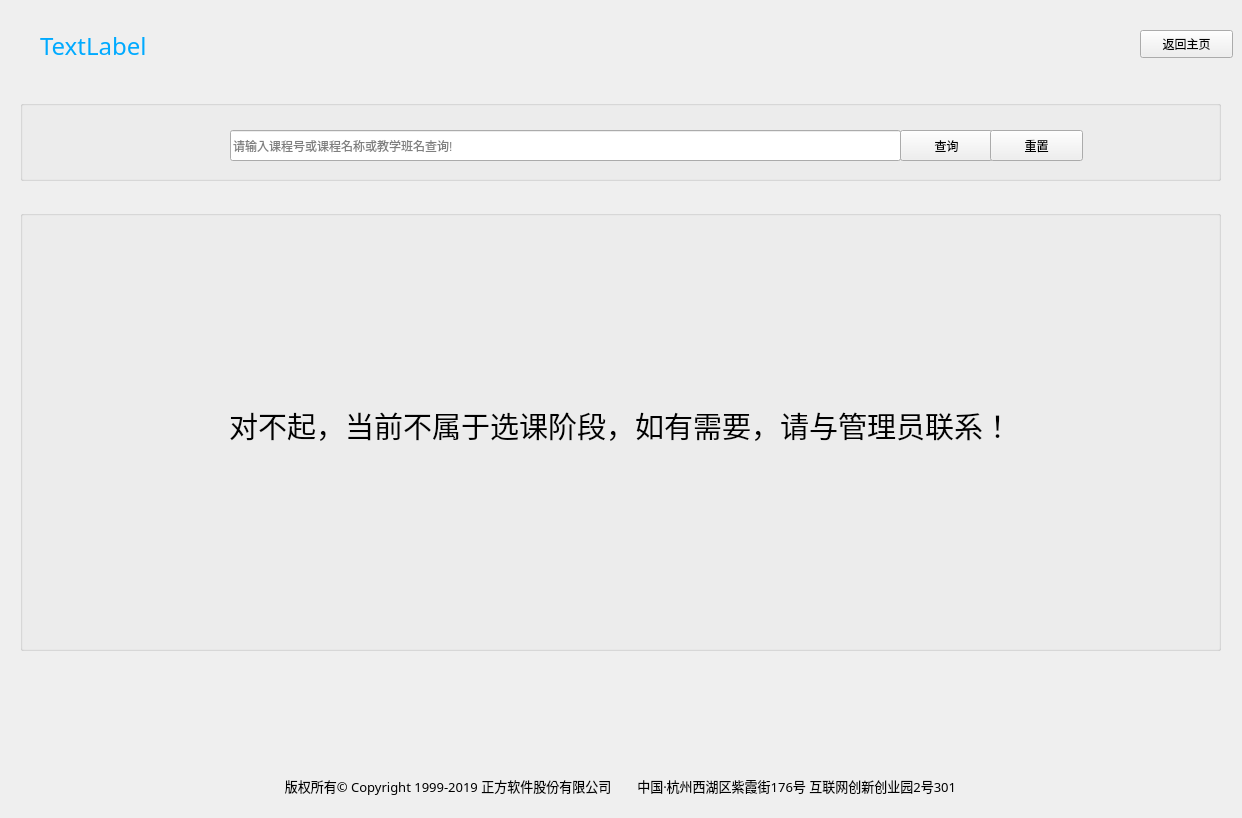
<?xml version="1.0" encoding="UTF-8"?>
<ui version="4.0">
 <class>Form</class>
 <widget class="QWidget" name="Form">
  <property name="geometry">
   <rect>
    <x>0</x>
    <y>0</y>
    <width>1242</width>
    <height>818</height>
   </rect>
  </property>
  <property name="windowTitle">
   <string>Form</string>
  </property>
  <widget class="QPushButton" name="btn_return_home">
   <property name="geometry">
    <rect>
     <x>1140</x>
     <y>30</y>
     <width>93</width>
     <height>28</height>
    </rect>
   </property>
   <property name="text">
    <string>返回主页</string>
   </property>
  </widget>
  <widget class="QLabel" name="lab_title_info">
   <property name="geometry">
    <rect>
     <x>40</x>
     <y>20</y>
     <width>1091</width>
     <height>51</height>
    </rect>
   </property>
   <property name="font">
    <font>
     <family>黑体</family>
     <pointsize>18</pointsize>
    </font>
   </property>
   <property name="styleSheet">
    <string notr="true">color: rgb(0, 170, 255);</string>
   </property>
   <property name="text">
    <string>TextLabel</string>
   </property>
  </widget>
  <widget class="QStackedWidget" name="stackedWidget">
   <property name="geometry">
    <rect>
     <x>10</x>
     <y>90</y>
     <width>1221</width>
     <height>671</height>
    </rect>
   </property>
   <property name="currentIndex">
    <number>2</number>
   </property>
   <widget class="QWidget" name="stu_course_query_page">
    <widget class="QGroupBox" name="groupBox">
     <property name="geometry">
      <rect>
       <x>10</x>
       <y>10</y>
       <width>1201</width>
       <height>80</height>
      </rect>
     </property>
     <property name="title">
      <string/>
     </property>
     <widget class="QComboBox" name="cob_school_year_2">
      <property name="geometry">
       <rect>
        <x>110</x>
        <y>30</y>
        <width>331</width>
        <height>31</height>
       </rect>
      </property>
     </widget>
     <widget class="QLabel" name="label_84">
      <property name="geometry">
       <rect>
        <x>30</x>
        <y>30</y>
        <width>61</width>
        <height>31</height>
       </rect>
      </property>
      <property name="font">
       <font>
        <family>黑体</family>
        <pointsize>11</pointsize>
       </font>
      </property>
      <property name="text">
       <string>*学年</string>
      </property>
     </widget>
     <widget class="QComboBox" name="cob_school_year_3">
      <property name="geometry">
       <rect>
        <x>580</x>
        <y>30</y>
        <width>331</width>
        <height>31</height>
       </rect>
      </property>
     </widget>
     <widget class="QLabel" name="label_85">
      <property name="geometry">
       <rect>
        <x>500</x>
        <y>30</y>
        <width>61</width>
        <height>31</height>
       </rect>
      </property>
      <property name="font">
       <font>
        <family>黑体</family>
        <pointsize>11</pointsize>
       </font>
      </property>
      <property name="text">
       <string>*学年</string>
      </property>
     </widget>
     <widget class="QPushButton" name="pushButton">
      <property name="geometry">
       <rect>
        <x>1050</x>
        <y>30</y>
        <width>71</width>
        <height>28</height>
       </rect>
      </property>
      <property name="text">
       <string>查询</string>
      </property>
     </widget>
     <widget class="QPushButton" name="pushButton_2">
      <property name="geometry">
       <rect>
        <x>1130</x>
        <y>30</y>
        <width>71</width>
        <height>28</height>
       </rect>
      </property>
      <property name="text">
       <string>导出</string>
      </property>
     </widget>
    </widget>
    <widget class="QTableView" name="tableView">
     <property name="geometry">
      <rect>
       <x>10</x>
       <y>100</y>
       <width>1201</width>
       <height>531</height>
      </rect>
     </property>
    </widget>
    <widget class="Line" name="line_11">
     <property name="geometry">
      <rect>
       <x>640</x>
       <y>630</y>
       <width>16</width>
       <height>51</height>
      </rect>
     </property>
     <property name="orientation">
      <enum>Qt::Vertical</enum>
     </property>
    </widget>
    <widget class="QPushButton" name="btn_select_course_first_2">
     <property name="enabled">
      <bool>false</bool>
     </property>
     <property name="geometry">
      <rect>
       <x>460</x>
       <y>640</y>
       <width>31</width>
       <height>21</height>
      </rect>
     </property>
     <property name="text">
      <string>◀</string>
     </property>
    </widget>
    <widget class="QLineEdit" name="led_btn_select_course_current_page_2">
     <property name="enabled">
      <bool>false</bool>
     </property>
     <property name="geometry">
      <rect>
       <x>540</x>
       <y>640</y>
       <width>31</width>
       <height>21</height>
      </rect>
     </property>
     <property name="text">
      <string>1</string>
     </property>
    </widget>
    <widget class="Line" name="line_12">
     <property name="geometry">
      <rect>
       <x>524</x>
       <y>630</y>
       <width>16</width>
       <height>51</height>
      </rect>
     </property>
     <property name="orientation">
      <enum>Qt::Vertical</enum>
     </property>
    </widget>
    <widget class="QPushButton" name="btn_select_course_front_2">
     <property name="enabled">
      <bool>false</bool>
     </property>
     <property name="geometry">
      <rect>
       <x>490</x>
       <y>640</y>
       <width>31</width>
       <height>21</height>
      </rect>
     </property>
     <property name="text">
      <string>&lt;</string>
     </property>
    </widget>
    <widget class="QPushButton" name="btn_select_course_end_2">
     <property name="geometry">
      <rect>
       <x>690</x>
       <y>640</y>
       <width>31</width>
       <height>21</height>
      </rect>
     </property>
     <property name="text">
      <string>▶</string>
     </property>
    </widget>
    <widget class="QComboBox" name="combox_select_course_show_page_2">
     <property name="geometry">
      <rect>
       <x>730</x>
       <y>640</y>
       <width>71</width>
       <height>22</height>
      </rect>
     </property>
     <item>
      <property name="text">
       <string>15</string>
      </property>
     </item>
     <item>
      <property name="text">
       <string>20</string>
      </property>
     </item>
     <item>
      <property name="text">
       <string>30</string>
      </property>
     </item>
     <item>
      <property name="text">
       <string>50</string>
      </property>
     </item>
     <item>
      <property name="text">
       <string>70</string>
      </property>
     </item>
     <item>
      <property name="text">
       <string>90</string>
      </property>
     </item>
     <item>
      <property name="text">
       <string>100</string>
      </property>
     </item>
     <item>
      <property name="text">
       <string>150</string>
      </property>
     </item>
     <item>
      <property name="text">
       <string>300</string>
      </property>
     </item>
     <item>
      <property name="text">
       <string>500</string>
      </property>
     </item>
     <item>
      <property name="text">
       <string>800</string>
      </property>
     </item>
     <item>
      <property name="text">
       <string>1000</string>
      </property>
     </item>
     <item>
      <property name="text">
       <string>1500</string>
      </property>
     </item>
     <item>
      <property name="text">
       <string>2000</string>
      </property>
     </item>
     <item>
      <property name="text">
       <string>2500</string>
      </property>
     </item>
     <item>
      <property name="text">
       <string>5000</string>
      </property>
     </item>
    </widget>
    <widget class="QPushButton" name="btn_select_course_next_2">
     <property name="geometry">
      <rect>
       <x>660</x>
       <y>640</y>
       <width>31</width>
       <height>21</height>
      </rect>
     </property>
     <property name="text">
      <string>&gt;</string>
     </property>
    </widget>
    <widget class="QLabel" name="lab_select_course_total_page_2">
     <property name="geometry">
      <rect>
       <x>580</x>
       <y>644</y>
       <width>71</width>
       <height>16</height>
      </rect>
     </property>
     <property name="text">
      <string>共 0 页</string>
     </property>
    </widget>
   </widget>
   <widget class="QWidget" name="course_primary_page">
    <widget class="QLabel" name="label_3">
     <property name="geometry">
      <rect>
       <x>10</x>
       <y>10</y>
       <width>1201</width>
       <height>51</height>
      </rect>
     </property>
     <property name="styleSheet">
      <string notr="true">background-color: rgb(0, 85, 255);</string>
     </property>
     <property name="text">
      <string/>
     </property>
    </widget>
    <widget class="QLabel" name="label_4">
     <property name="geometry">
      <rect>
       <x>10</x>
       <y>70</y>
       <width>1201</width>
       <height>421</height>
      </rect>
     </property>
     <property name="font">
      <font>
       <family>黑体</family>
       <pointsize>20</pointsize>
      </font>
     </property>
     <property name="text">
      <string>对不起，当前时间不可报名，如有需要，请与管理员联系！</string>
     </property>
     <property name="alignment">
      <set>Qt::AlignCenter</set>
     </property>
    </widget>
   </widget>
   <widget class="QWidget" name="Autonomy_course_selct_page">
    <widget class="QGroupBox" name="groupBox_2">
     <property name="geometry">
      <rect>
       <x>10</x>
       <y>10</y>
       <width>1201</width>
       <height>81</height>
      </rect>
     </property>
     <property name="title">
      <string/>
     </property>
     <widget class="QLineEdit" name="lineEdit">
      <property name="geometry">
       <rect>
        <x>210</x>
        <y>30</y>
        <width>671</width>
        <height>31</height>
       </rect>
      </property>
      <property name="text">
       <string/>
      </property>
      <property name="dragEnabled">
       <bool>false</bool>
      </property>
      <property name="placeholderText">
       <string>请输入课程号或课程名称或教学班名查询!</string>
      </property>
     </widget>
     <widget class="QPushButton" name="pushButton_3">
      <property name="geometry">
       <rect>
        <x>880</x>
        <y>30</y>
        <width>93</width>
        <height>31</height>
       </rect>
      </property>
      <property name="text">
       <string>查询</string>
      </property>
     </widget>
     <widget class="QPushButton" name="pushButton_4">
      <property name="geometry">
       <rect>
        <x>970</x>
        <y>30</y>
        <width>93</width>
        <height>31</height>
       </rect>
      </property>
      <property name="text">
       <string>重置</string>
      </property>
     </widget>
    </widget>
    <widget class="QGroupBox" name="groupBox_3">
     <property name="geometry">
      <rect>
       <x>10</x>
       <y>120</y>
       <width>1201</width>
       <height>441</height>
      </rect>
     </property>
     <property name="title">
      <string/>
     </property>
     <widget class="QLabel" name="label_5">
      <property name="geometry">
       <rect>
        <x>10</x>
        <y>40</y>
        <width>1181</width>
        <height>351</height>
       </rect>
      </property>
      <property name="font">
       <font>
        <family>黑体</family>
        <pointsize>22</pointsize>
       </font>
      </property>
      <property name="text">
       <string>对不起，当前不属于选课阶段，如有需要，请与管理员联系！</string>
      </property>
      <property name="alignment">
       <set>Qt::AlignCenter</set>
      </property>
     </widget>
    </widget>
   </widget>
  </widget>
  <widget class="QLabel" name="label_2">
   <property name="geometry">
    <rect>
     <x>10</x>
     <y>770</y>
     <width>1221</width>
     <height>31</height>
    </rect>
   </property>
   <property name="font">
    <font>
     <family>黑体</family>
     <pointsize>10</pointsize>
    </font>
   </property>
   <property name="text">
    <string>版权所有© Copyright 1999-2019 正方软件股份有限公司　　中国·杭州西湖区紫霞街176号 互联网创新创业园2号301</string>
   </property>
   <property name="alignment">
    <set>Qt::AlignCenter</set>
   </property>
  </widget>
 </widget>
 <resources/>
 <connections>
  <connection>
   <sender>btn_return_home</sender>
   <signal>clicked()</signal>
   <receiver>Form</receiver>
   <slot>return_home()</slot>
   <hints>
    <hint type="sourcelabel">
     <x>1193</x>
     <y>37</y>
    </hint>
    <hint type="destinationlabel">
     <x>1051</x>
     <y>-54</y>
    </hint>
   </hints>
  </connection>
 </connections>
 <slots>
  <slot>return_home()</slot>
 </slots>
</ui>
